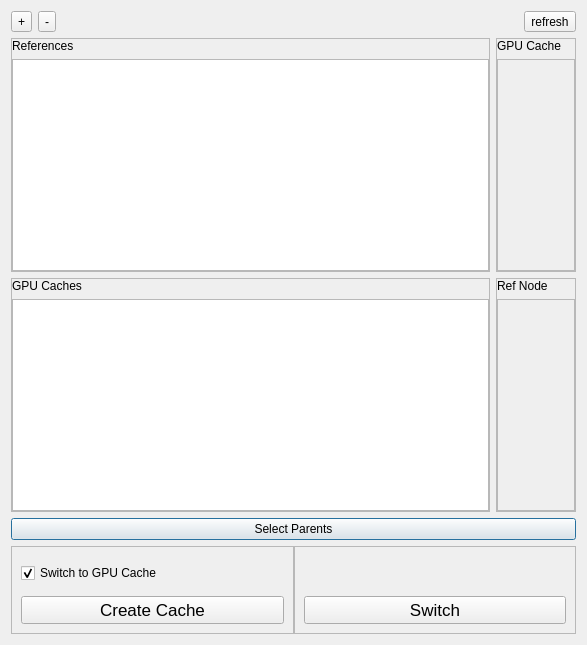
<?xml version="1.0" encoding="UTF-8"?>
<ui version="4.0">
 <class>Dialog</class>
 <widget class="QDialog" name="Dialog">
  <property name="geometry">
   <rect>
    <x>0</x>
    <y>0</y>
    <width>587</width>
    <height>645</height>
   </rect>
  </property>
  <property name="windowTitle">
   <string>Reference &lt;&gt; GPU cache</string>
  </property>
  <layout class="QGridLayout" name="gridLayout_7">
   <item row="0" column="0">
    <layout class="QHBoxLayout" name="horizontalLayout">
     <item>
      <widget class="QToolButton" name="GHRGS_PlustoolButton">
       <property name="text">
        <string>+</string>
       </property>
       <property name="iconSize">
        <size>
         <width>32</width>
         <height>32</height>
        </size>
       </property>
      </widget>
     </item>
     <item>
      <widget class="QToolButton" name="GHRGS_MinustoolButton">
       <property name="text">
        <string>-</string>
       </property>
       <property name="iconSize">
        <size>
         <width>32</width>
         <height>32</height>
        </size>
       </property>
      </widget>
     </item>
     <item>
      <spacer name="horizontalSpacer">
       <property name="orientation">
        <enum>Qt::Horizontal</enum>
       </property>
       <property name="sizeHint" stdset="0">
        <size>
         <width>198</width>
         <height>20</height>
        </size>
       </property>
      </spacer>
     </item>
     <item>
      <widget class="QToolButton" name="GHRGS_RefreshtoolButton">
       <property name="text">
        <string>refresh</string>
       </property>
       <property name="iconSize">
        <size>
         <width>32</width>
         <height>32</height>
        </size>
       </property>
      </widget>
     </item>
    </layout>
   </item>
   <item row="1" column="0">
    <layout class="QHBoxLayout" name="horizontalLayout_3">
     <item>
      <widget class="QFrame" name="frame">
       <property name="frameShape">
        <enum>QFrame::StyledPanel</enum>
       </property>
       <property name="frameShadow">
        <enum>QFrame::Raised</enum>
       </property>
       <layout class="QGridLayout" name="gridLayout">
        <property name="margin">
         <number>0</number>
        </property>
        <item row="0" column="0">
         <layout class="QVBoxLayout" name="verticalLayout">
          <item>
           <widget class="QLabel" name="label">
            <property name="text">
             <string>References</string>
            </property>
           </widget>
          </item>
          <item>
           <widget class="QListWidget" name="ReferencelistView">
            <property name="selectionMode">
             <enum>QAbstractItemView::ExtendedSelection</enum>
            </property>
           </widget>
          </item>
         </layout>
        </item>
       </layout>
      </widget>
     </item>
     <item>
      <widget class="QFrame" name="frame_2">
       <property name="maximumSize">
        <size>
         <width>80</width>
         <height>16777215</height>
        </size>
       </property>
       <property name="frameShape">
        <enum>QFrame::StyledPanel</enum>
       </property>
       <property name="frameShadow">
        <enum>QFrame::Raised</enum>
       </property>
       <layout class="QGridLayout" name="gridLayout_2">
        <property name="margin">
         <number>0</number>
        </property>
        <item row="0" column="0">
         <layout class="QVBoxLayout" name="verticalLayout_2">
          <item>
           <widget class="QLabel" name="label_2">
            <property name="text">
             <string>GPU Cache</string>
            </property>
           </widget>
          </item>
          <item>
           <widget class="QListWidget" name="isGPUcachelistView">
            <property name="enabled">
             <bool>false</bool>
            </property>
            <property name="selectionMode">
             <enum>QAbstractItemView::NoSelection</enum>
            </property>
           </widget>
          </item>
         </layout>
        </item>
       </layout>
      </widget>
     </item>
    </layout>
   </item>
   <item row="2" column="0">
    <layout class="QHBoxLayout" name="horizontalLayout_4">
     <item>
      <widget class="QFrame" name="frame_3">
       <property name="frameShape">
        <enum>QFrame::StyledPanel</enum>
       </property>
       <property name="frameShadow">
        <enum>QFrame::Raised</enum>
       </property>
       <layout class="QGridLayout" name="gridLayout_3">
        <property name="margin">
         <number>0</number>
        </property>
        <item row="0" column="0">
         <layout class="QVBoxLayout" name="verticalLayout_3">
          <item>
           <widget class="QLabel" name="label_3">
            <property name="text">
             <string>GPU Caches</string>
            </property>
           </widget>
          </item>
          <item>
           <widget class="QListWidget" name="GPUcachelistView">
            <property name="selectionMode">
             <enum>QAbstractItemView::ExtendedSelection</enum>
            </property>
           </widget>
          </item>
         </layout>
        </item>
       </layout>
      </widget>
     </item>
     <item>
      <widget class="QFrame" name="frame_4">
       <property name="maximumSize">
        <size>
         <width>80</width>
         <height>16777215</height>
        </size>
       </property>
       <property name="frameShape">
        <enum>QFrame::StyledPanel</enum>
       </property>
       <property name="frameShadow">
        <enum>QFrame::Raised</enum>
       </property>
       <layout class="QGridLayout" name="gridLayout_4">
        <property name="margin">
         <number>0</number>
        </property>
        <item row="0" column="0">
         <layout class="QVBoxLayout" name="verticalLayout_4">
          <item>
           <widget class="QLabel" name="label_4">
            <property name="text">
             <string>Ref Node</string>
            </property>
           </widget>
          </item>
          <item>
           <widget class="QListWidget" name="isReferencelistView">
            <property name="enabled">
             <bool>false</bool>
            </property>
            <property name="selectionMode">
             <enum>QAbstractItemView::NoSelection</enum>
            </property>
           </widget>
          </item>
         </layout>
        </item>
       </layout>
      </widget>
     </item>
    </layout>
   </item>
   <item row="3" column="0">
    <widget class="QPushButton" name="selectParentsBtn">
     <property name="text">
      <string>Select Parents</string>
     </property>
    </widget>
   </item>
   <item row="4" column="0">
    <layout class="QHBoxLayout" name="horizontalLayout_2">
     <property name="spacing">
      <number>0</number>
     </property>
     <item>
      <widget class="QFrame" name="frame_5">
       <property name="sizePolicy">
        <sizepolicy hsizetype="Preferred" vsizetype="Preferred">
         <horstretch>0</horstretch>
         <verstretch>0</verstretch>
        </sizepolicy>
       </property>
       <property name="frameShape">
        <enum>QFrame::StyledPanel</enum>
       </property>
       <property name="frameShadow">
        <enum>QFrame::Raised</enum>
       </property>
       <layout class="QGridLayout" name="gridLayout_5">
        <item row="0" column="0">
         <layout class="QVBoxLayout" name="verticalLayout_5">
          <item>
           <widget class="QCheckBox" name="switchToGPUcheckBox">
            <property name="sizePolicy">
             <sizepolicy hsizetype="Minimum" vsizetype="Preferred">
              <horstretch>0</horstretch>
              <verstretch>0</verstretch>
             </sizepolicy>
            </property>
            <property name="text">
             <string>Switch to GPU Cache</string>
            </property>
            <property name="checked">
             <bool>true</bool>
            </property>
           </widget>
          </item>
          <item>
           <widget class="QPushButton" name="CreateCacheButton">
            <property name="font">
             <font>
              <pointsize>13</pointsize>
             </font>
            </property>
            <property name="text">
             <string>Create Cache</string>
            </property>
           </widget>
          </item>
         </layout>
        </item>
       </layout>
      </widget>
     </item>
     <item>
      <widget class="QFrame" name="frame_6">
       <property name="sizePolicy">
        <sizepolicy hsizetype="Preferred" vsizetype="Fixed">
         <horstretch>0</horstretch>
         <verstretch>0</verstretch>
        </sizepolicy>
       </property>
       <property name="frameShape">
        <enum>QFrame::StyledPanel</enum>
       </property>
       <property name="frameShadow">
        <enum>QFrame::Raised</enum>
       </property>
       <layout class="QGridLayout" name="gridLayout_6">
        <item row="0" column="0">
         <layout class="QVBoxLayout" name="verticalLayout_6">
          <item>
           <spacer name="verticalSpacer">
            <property name="orientation">
             <enum>Qt::Vertical</enum>
            </property>
            <property name="sizeHint" stdset="0">
             <size>
              <width>20</width>
              <height>40</height>
             </size>
            </property>
           </spacer>
          </item>
          <item>
           <widget class="QPushButton" name="SwitchButton">
            <property name="font">
             <font>
              <pointsize>13</pointsize>
             </font>
            </property>
            <property name="text">
             <string>Switch</string>
            </property>
           </widget>
          </item>
         </layout>
        </item>
       </layout>
      </widget>
     </item>
    </layout>
   </item>
  </layout>
  <zorder></zorder>
  <zorder>pushButton</zorder>
  <zorder>pushButton_2</zorder>
  <zorder>selectParentsBtn</zorder>
 </widget>
 <resources/>
 <connections>
  <connection>
   <sender>ReferencelistView</sender>
   <signal>itemClicked(QListWidgetItem*)</signal>
   <receiver>GPUcachelistView</receiver>
   <slot>clearSelection()</slot>
   <hints>
    <hint type="sourcelabel">
     <x>241</x>
     <y>212</y>
    </hint>
    <hint type="destinationlabel">
     <x>254</x>
     <y>397</y>
    </hint>
   </hints>
  </connection>
  <connection>
   <sender>GPUcachelistView</sender>
   <signal>itemClicked(QListWidgetItem*)</signal>
   <receiver>ReferencelistView</receiver>
   <slot>clearSelection()</slot>
   <hints>
    <hint type="sourcelabel">
     <x>295</x>
     <y>403</y>
    </hint>
    <hint type="destinationlabel">
     <x>337</x>
     <y>187</y>
    </hint>
   </hints>
  </connection>
 </connections>
</ui>
